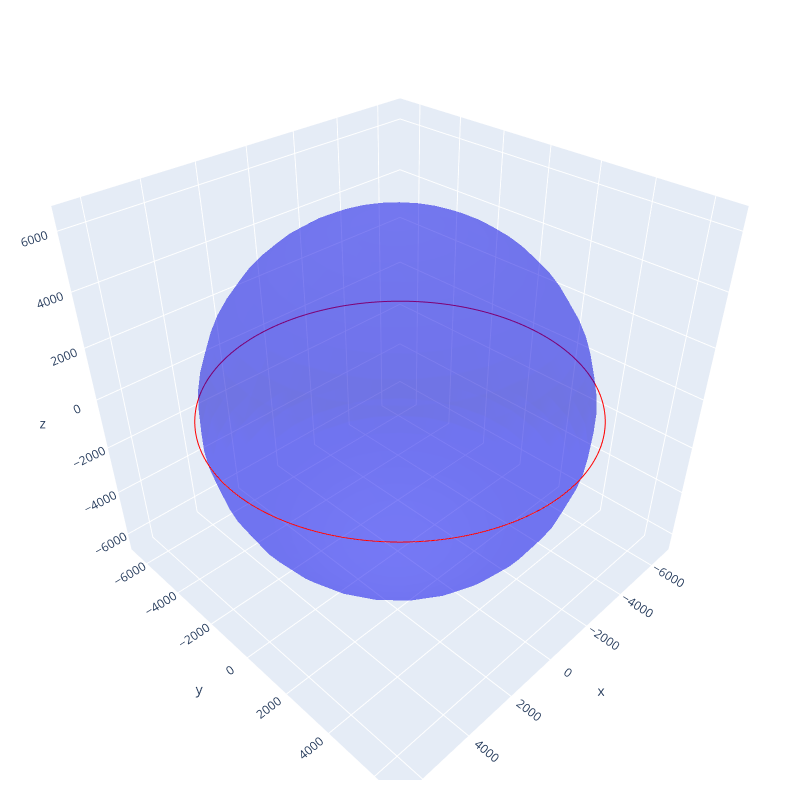

Source (notebook cell):
### Code cell
#LEO
r0 = [6500, 0.0, 0.0];                                    # Initial Position (km)
v0 = [0.0, 7.90882662, 0.0];                              # Initial Velocity (km/s)
t0 = 0.0;                                                 # Initial Times (s)
tf = 1.2*5059.648765;                                     # Final Time (s)
#MEO
# r0 = [9000.0, 0.0, 0.0];                                    # Initial Position (km)
# v0 = [0.0, 6.7419845635570, 1.806509319188210];             # Initial Velocity (km/s)
# t0 = 0.0;                                                   # Initial Times (s)
# tf = 10*9.952014050491189e+03;                              # Final Time (s)

#run APC code and save to textfile
APyC.Propagate(r0,v0,t0,tf)

#read data from textfile
output = np.loadtxt('output.txt')
ts = output[:,0]
Xs = output[:,1:4]
Vs = output[:,4:7]
H = output[:,7]


trace = go.Scatter3d(x=Xs[:,0],y=Xs[:,1],z=Xs[:,2],mode='lines',line=dict(color='red'))
trace2 = plot_sphere(6378,res=30)
fig = go.Figure(data=[trace, trace2])
fig.update_coloraxes(showscale=False)
fig.update_layout(
    scene_aspectmode='data',
    showlegend=False,
    width = 800,
    height = 800,
    margin=dict(l=20, r=20, t=20, b=20)
)
fig.show()

### Figure 1 — Plotly figure (JSON) as saved in the notebook; plotly's stock layout.template omitted (floating-point values rounded to 4 significant figures; data arrays with more than 128 entries replaced by an {"elided": "..."} marker saying what was removed)
{"data": [{"line": {"color": "red"}, "mode": "lines", "type": "scatter3d", "x": {"elided": "203 float values"}, "y": {"elided": "203 float values"}, "z": {"elided": "203 float values"}}, {"colorscale": [[0, "blue"], [1, "blue"]], "opacity": 0.3, "showscale": false, "type": "surface", "x": {"elided": "30x30 float values"}, "y": {"elided": "30x30 float values"}, "z": {"elided": "30x30 float values"}}], "layout": {"coloraxis": {"showscale": false}, "height": 800, "margin": {"b": 20, "l": 20, "r": 20, "t": 20}, "scene": {"aspectmode": "data"}, "showlegend": false, "width": 800}}
